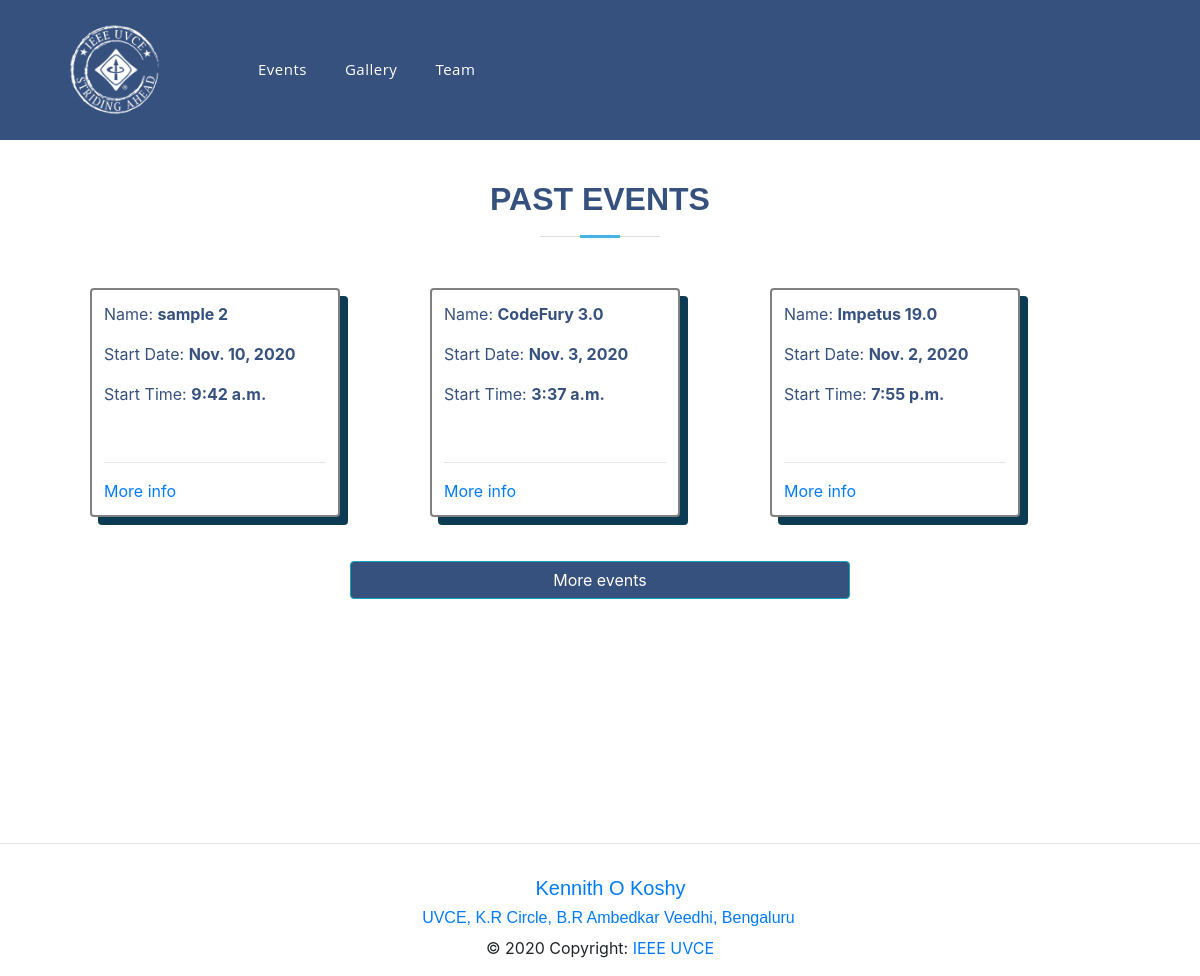
/events/, run on an earlier commit of the app's database.
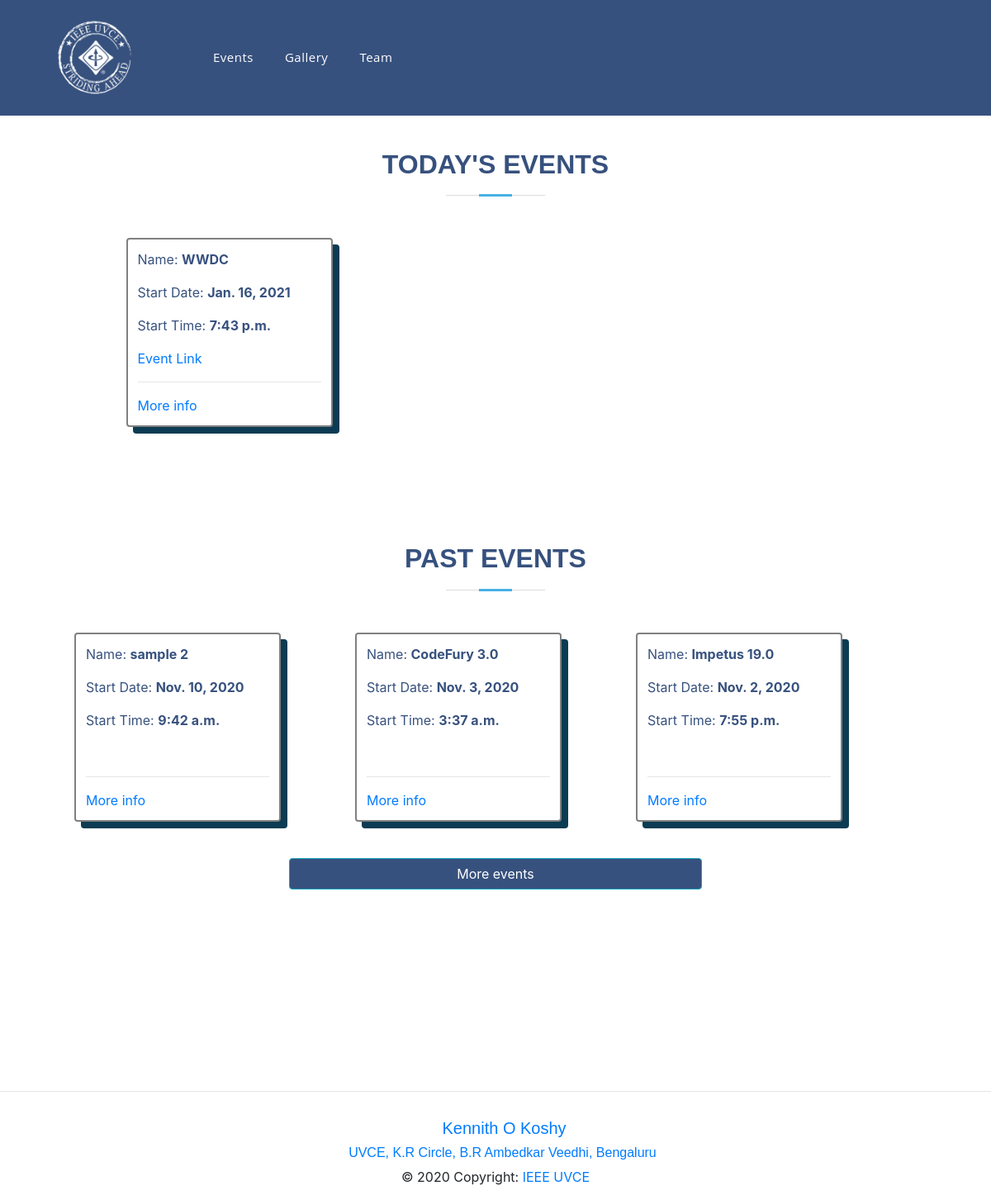
And on a later commit of the database.
### events/models.py (models this page shows, shortened)
class Event(models.Model):
    event_name = models.CharField(max_length=200)
    slug = models.SlugField(max_length=400)
    date = models.DateField()
    time = models.TimeField()
    location = models.CharField(max_length=100)
    reg = models.URLField()
    description = models.TextField(max_length=1000, blank=True)
    created = models.DateTimeField(auto_now_add=True)
    orgzer = models.CharField(max_length=200)
    winners = models.TextField(blank=True, default='Not Yet Decided')
    author = models.ForeignKey(User, default=None, on_delete=models.CASCADE)
    is_approved = models.BooleanField(default=False, blank=True)
    approved_by = models.CharField(
        max_length=40,  null=True, blank=True, default=" ")
    class Meta:
        verbose_name = "Event"
        verbose_name_plural = "Events"

### events/views.py (the view)
# urls.py: path('', views.events_list, name='list'),
def events_list(request):
    events = Event.objects.all().order_by('-date')
    events = events.filter(is_approved=True)
    event_today = events.filter(date=datetime.date.today())
    eventold = events.filter(date__lt=datetime.date.today())
    eventnew = events.filter(date__gt=datetime.date.today())
    page = request.GET.get('page', 1)
    eventscount = eventold.count()
    print(eventscount)
    paginator = Paginator(eventold, 3)
    try:
        eventold = paginator.page(1)
    except:
        pass
    content = {
        'events': events,
        'event_today': event_today,
        'eventold': eventold,
        'eventnew': eventnew,
        'eventscount': eventscount,
        'three': 3,
    }
    return render(request, 'events/events_list.html', content)

### events/templates/events/events_list.html (shortened to what this page needs)
{% extends 'base.html' %} {% block content %} {% if event_today %}
<section id="skills" class="skills">
  <div class="container" data-aos="fade-up">
    <div class="section-title">
      <h2>Today's Events</h2>
    </div>
    <div class="event-container animated bounce">
      {% for event in event_today %}
      <div class="event">
        <p>Name: <b>{{ event.event_name }}</b></p>
        <p>Start Date: <b>{{ event.date }}</b></p>
        <p>Start Time: <b>{{ event.time }}</b></p>
        <a href="{{event.reg}}">Event Link</a>
        <br />
        <hr />
        <a href="{% url 'articles:detail' slug=event.slug %}">More info</a>
      </div>
      {% endfor %}
    </div>
  </div>
</section>
{% endif %}  {% if eventold %}
<section id="skills" class="skills">
  <div class="container" data-aos="fade-up">
    <div class="section-title">
      <h2>Past Events</h2>
    </div>
    <div class="event-container">
      {% for event in eventold %}
      <div class="event">
        <p>Name: <b>{{ event.event_name }}</b></p>
        <p>Start Date: <b>{{ event.date }}</b></p>
        <p>Start Time: <b>{{ event.time }}</b></p>
        <br />
        <hr />
        <a href="{% url 'articles:detail' slug=event.slug %}">More info</a>
      </div>
      {% endfor %}
    </div>
    {% if eventscount > three %}
    <a class="btn btn-info btn-block my-4" style="background-color: #37517e;max-width:45%;margin:auto;"
      href="{% url 'articles:old_events' %}">More
      events </a>
    {% endif %}
  </div>
</section>
{% endif %} {% endblock %}

What changed in the data, as far as the page shows it:
added Event: event_name "WWDC", date "Jan. 16, 2021", time "7:43 p.m.", shown under "TODAY'S EVENTS"
Also different on the page:
text now shown: "TODAY'S EVENTS"
